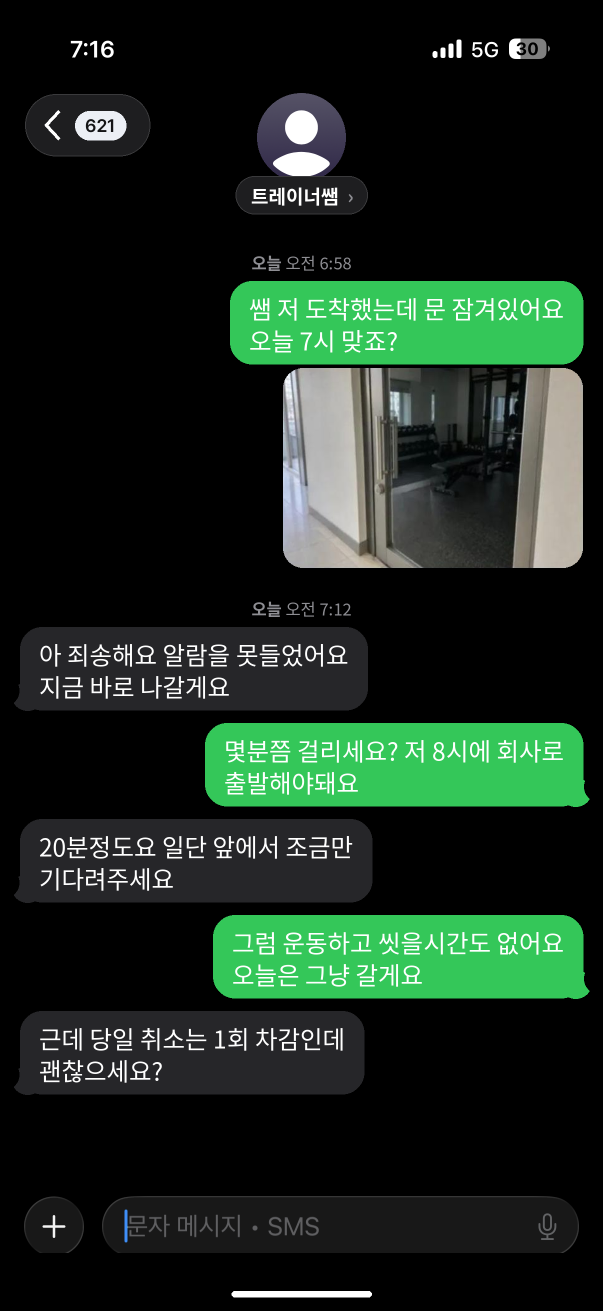
#> input picture jobs/2026-11-22-kakao-trainer/out/sms_screen.png, 1206 x 2622 px (shown at 1/2 size)
$ python composite_hd.py
#> lines starting #> are read from the running program, lines starting #| are printed output that depends on the picture; after the words box and inside, x2 and y2 are one past the last pixel; in counts of white or black regions, pixels touching at a corner belong together
### jobs/2026-11-22-kakao-trainer/composite.py
"""Gemini 손폰 사진(src/gemini_sms_phone.png)의 깨진 화면 글씨를 → 내 문자 화면 렌더(out/sms_screen.png)로 바꿔 끼움.
초록 말풍선 3개 모서리 + 프로필·홈바 위치로 원근 변환을 맞추고, 흐림·밝기·노이즈·먼지를 사진에 맞춘다."""
import numpy as np, cv2
from PIL import Image

def boxes(im):
    m = ((im[..., 1] > 140) & (im[..., 1] - im[..., 0] > 60) & (im[..., 1] - im[..., 2] > 40)).astype(np.uint8)
    m = cv2.morphologyEx(m, cv2.MORPH_CLOSE, np.ones((5, 5), np.uint8))
    n, l, st, c = cv2.connectedComponentsWithStats(m)
    return sorted([tuple(s[:4]) for s in st[1:] if s[4] > 200], key=lambda b: b[1])

R = np.array(Image.open("out/sms_screen.png").convert("RGB")).astype(np.float32)
G = np.array(Image.open("src/gemini_sms_phone.png").convert("RGB")).astype(np.float32)
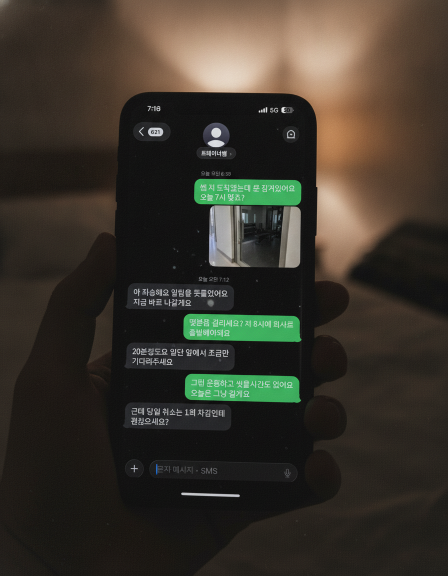
#> input picture jobs/2026-11-22-kakao-trainer/src/gemini_sms_phone.png, 896 x 1152 px (shown at 1/2 size)
src, dst = [], []
for (x, y, w, h), (X, Y, Wd, Hd) in zip(boxes(R.astype(int)), boxes(G.astype(int))):
#> in boxes, `m = ((im[..., 1] > 140) & (im[..., 1] - im[..., 0] > 60) & (im[..., 1]..`:
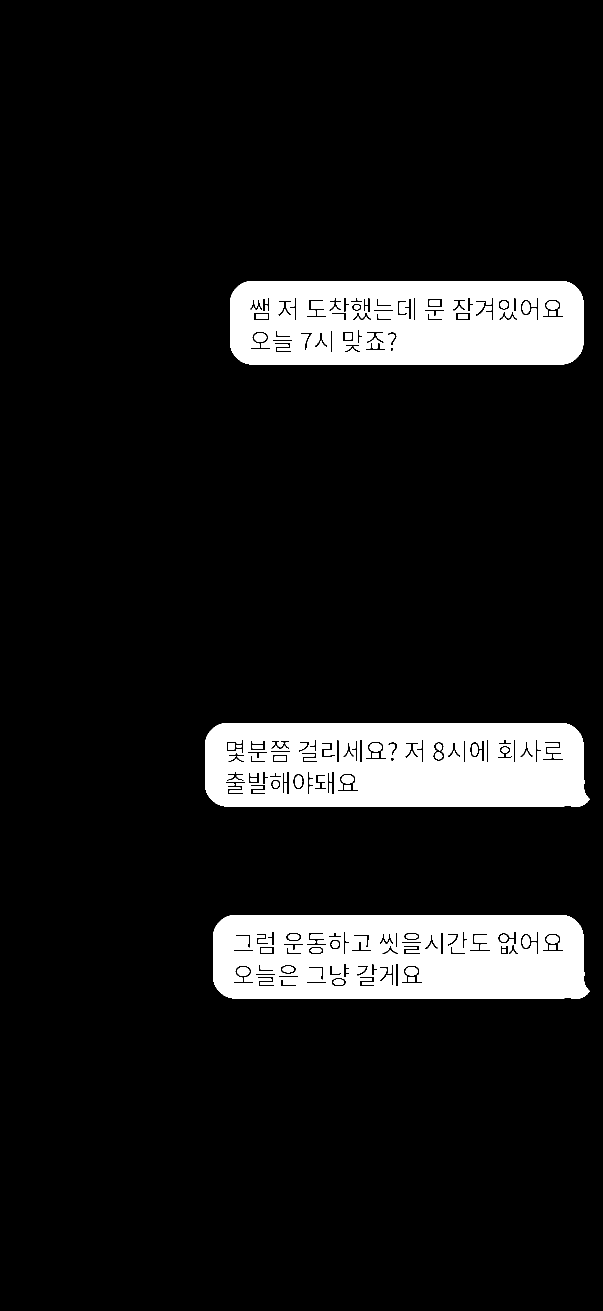
#> m: shape (2622, 1206) (shown at 1/2 size); values 0 (black) and 1 (white), 10.6% white; 43 white regions, largest, box (x1, y1, x2, y2) and area: (410, 1446, 1179, 1614) 112085, (426, 1830, 1179, 1998) 108921, (460, 562, 1167, 729) 104733
#> in boxes, `m = cv2.morphologyEx(m, cv2.MORPH_CLOSE, np.ones((5, 5), np.uint8))`: m: shape (2622, 1206); values 0 (black) and 1 (white), 11.5% white; 3 white regions, box (x1, y1, x2, y2) and area: (410, 1446, 1179, 1614) 125177, (426, 1830, 1179, 1998) 122625, (460, 562, 1167, 729) 116116
#> in boxes, `n, l, st, c = cv2.connectedComponentsWithStats(m)`:
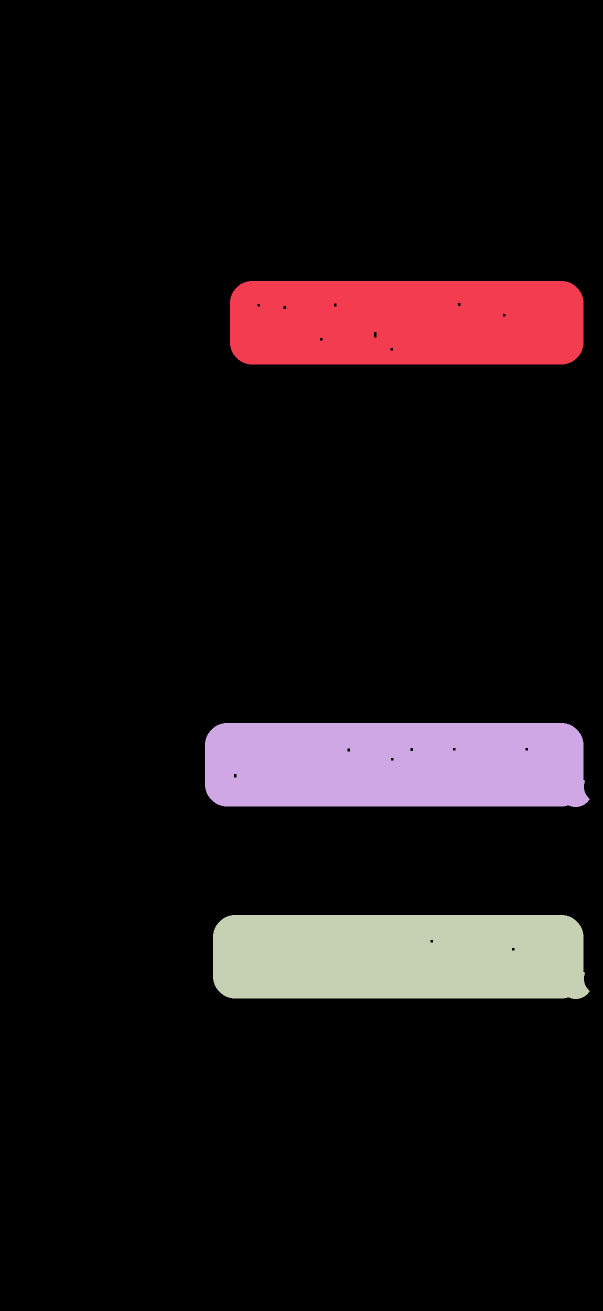
#> l: shape (2622, 1206) int32 (shown at 1/2 size); 4 distinct labels, from 0 to 3; one colour per label, 0 black
#> in boxes, `n, l, st, c = cv2.connectedComponentsWithStats(m)`: n = 4; st = [[0, 0, 1206, 2622, 2798214], [460, 562, 707, 167, 116116], [410, 1446, 769, 168, 125177], [426, 1830, 753, 168, 122625]]; c = [[576.8, 1301.9], [813.2, 645], [789.9, 1529.4], [797.8, 1913.4]]
#> in boxes (call 2), `m = ((im[..., 1] > 140) & (im[..., 1] - im[..., 0] > 60) & (im[..., 1]..`: m: shape (1152, 896); values 0 (black) and 1 (white), 2.9% white; 42 white regions (30 under 20 px), largest, box (x1, y1, x2, y2) and area: (367, 628, 603, 684) 10357, (370, 748, 602, 805) 10135, (389, 358, 602, 411) 9290
    src += [(x, y), (x + w, y), (x, y + h), (x + w, y + h)]
    dst += [(X, Y), (X + Wd, Y), (X, Y + Hd), (X + Wd, Y + Hd)]
#> this loop made 3 passes
src += [(603, 275), (603, 2588), (185, 98), (201, 251)]
#> src = [(460, 562), (1167, 562), (460, 729), (1167, 729), (410, 1446), (1179, 1446), (410, 1614), (1179, 1614), (426, 1830), (1179, 1830), (426, 1998), (1179, 1998), (603, 275), (603, 2588), (185, 98), (201, 251)]
dst += [(432, 268), (421, 990), (308, 217), (311, 264)]
#> dst = [(389, 358), (602, 358), (389, 411), (602, 411), (367, 628), (603, 628), (367, 684), (603, 684), (370, 748), (602, 748), (370, 805), (602, 805), (432, 268), (421, 990), (308, 217), (311, 264)]
Hm, inl = cv2.findHomography(np.float32(src), np.float32(dst), cv2.RANSAC, 6)
#> Hm = [[0.302, -0.01, 252.7], [0.000701, 0.299, 187.4], [9.16e-07, -1.16e-05, 1]]; inl = [1, 1, 1, 1, 1, 1, 1, 1, 1, 1, 1, 1, 1, 1, 1, 1]
print("inliers", int(inl.sum()), "/", len(src))
#| inliers 16 / 16
h, w = G.shape[:2]
#> h = 1152; w = 896
warp = cv2.warpPerspective(R, Hm, (w, h), flags=cv2.INTER_AREA)
# 화면 영역 마스크(렌더 전체 사각형을 둥근 모서리로)
from PIL import ImageDraw
_m = Image.new("L", (R.shape[1], R.shape[0]), 0)
#> _m: PIL image 1206x2622 L; every value is 0
ImageDraw.Draw(_m).rounded_rectangle((6, 6, R.shape[1] - 7, R.shape[0] - 7), 165, fill=255)
#> _m: PIL image 1206x2622 L; 97.8% white; 1 black region, box (x1, y1, x2, y2) and area: (0, 0, 1206, 2622) 69380
rm = np.array(_m)
sm = cv2.warpPerspective(rm, Hm, (w, h)).astype(np.float32) / 255
sm = cv2.GaussianBlur(sm, (0, 0), 2.0)[..., None]
#> sm: shape (1152, 896, 1) float32
np.save("/tmp/H.npy", Hm)
# 사진처럼: 살짝 흐림 + 밝기 맞춤 + 노이즈
warp = cv2.GaussianBlur(warp, (0, 0), 0.9)
gm = (sm[..., 0] > .9)
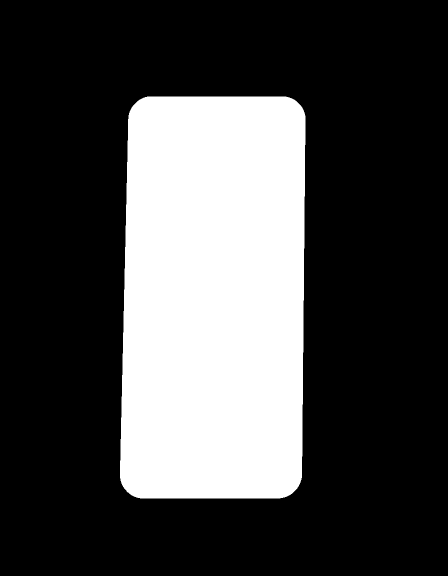
#> gm: shape (1152, 896) bool (shown at 1/2 size); 27.8% white; 1 white region, box (x1, y1, x2, y2) and area: (240, 193, 611, 997) 287047
bright = (G[gm].reshape(-1, 3).max(1) > 120)
ratio = np.median(G[gm][bright], 0) / max(1, 1)
#> ratio = [68, 176, 101]
# 초록 말풍선 색 기준으로 밝기·색 맞춤
Gg = G[boxes(G.astype(int))[0][1] + 10, boxes(G.astype(int))[0][0] + 10]
#> in boxes (call 3), `m = cv2.morphologyEx(m, cv2.MORPH_CLOSE, np.ones((5, 5), np.uint8))`: m: shape (1152, 896); values 0 (black) and 1 (white), 3.3% white; 3 white regions, box (x1, y1, x2, y2) and area: (367, 628, 603, 684) 11834, (370, 748, 602, 805) 11770, (389, 358, 602, 411) 10574
#> in boxes (call 3), `n, l, st, c = cv2.connectedComponentsWithStats(m)`:
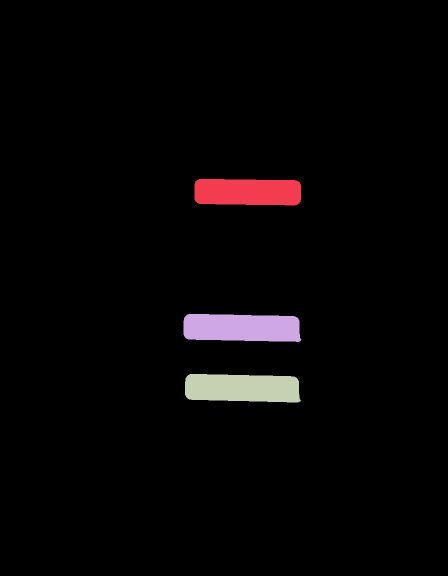
#> l: shape (1152, 896) int32 (shown at 1/2 size); 4 distinct labels, from 0 to 3; one colour per label, 0 black
#> Gg = [62, 183, 98]
Rg = np.array([52, 199, 89], np.float32)
gain = Gg / Rg
#> gain = [1.19, 0.92, 1.1]
warp = warp * 0.93
warp += np.random.default_rng(2).normal(0, 3.5, warp.shape)
# 원래 사진의 먼지·반사(밝은 점) 조금 살리기: 원본 화면의 고주파 성분 더함
hp = G - cv2.GaussianBlur(G, (0, 0), 3)
rng = np.random.default_rng(9)
dust = np.zeros((h, w), np.float32)  # 액정 먼지 점 몇 개(새로 뿌림)
for _ in range(45):
    cx, cy = rng.integers(240, 620), rng.integers(200, 990)
    cv2.circle(dust, (int(cx), int(cy)), int(rng.integers(1, 3)), float(rng.uniform(25, 70)), -1)
dust = cv2.GaussianBlur(dust, (0, 0), 0.8)[..., None]
glare = np.zeros((h, w), np.float32)
cv2.ellipse(glare, (520, 330), (260, 60), -35, 0, 360, 18, -1)
#> glare: shape (1152, 896) float32; values 0 (black) and 18 (white), 4.8% white; 1 white region, box (x1, y1, x2, y2) and area: (304, 173, 737, 488) 49437
dust += cv2.GaussianBlur(glare, (0, 0), 40)[..., None]
out = G * (1 - sm) + (warp + dust) * sm
out = np.clip(out, 0, 255).astype(np.uint8)
Image.fromarray(out).save("out/01_phone.jpg", quality=93)
Image.fromarray(out).crop((230, 180, 640, 1010)).resize((820, 1660)).save("/tmp/scr.png")
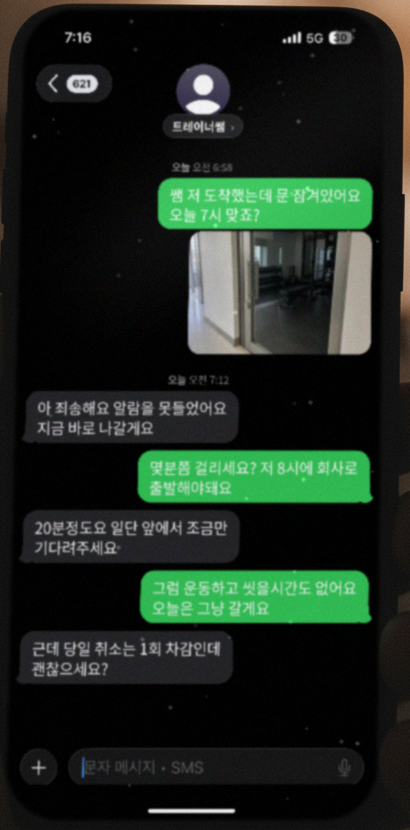
#> saved as scr.png: PIL image 820x1660 RGB (shown at 1/2 size); mean R, G, B 29.2, 41, 31
print("gain", gain.round(2))
#| gain [1.19 0.92 1.1 ]

### jobs/2026-11-22-kakao-trainer/composite_hd.py
"""고해상도 합성: Gemini 사진을 3배로 키운 뒤 문자 화면 렌더를 원해상도 그대로 원근 변환해 넣는다(글씨 선명).
그다음 대화 부분만 4:5로 크게 자른다(참고: wamoyaaa 확대 수준)."""
import numpy as np, cv2
from PIL import Image, ImageDraw
from composite import Hm  # 같은 기준점으로 구한 변환(원본 사진 좌표)

S = 3
R = np.array(Image.open("out/sms_screen.png").convert("RGB")).astype(np.float32)
Gs = Image.open("src/gemini_sms_phone.png").convert("RGB")
#> Gs is the input picture: PIL image 896x1152 RGB; mean R, G, B 57.7, 52.6, 42.9
G = np.array(Gs.resize((Gs.width * S, Gs.height * S), Image.LANCZOS)).astype(np.float32)
#> G: shape (3456, 2688, 3) float32
h, w = G.shape[:2]
#> h = 3456; w = 2688
H3 = np.diag([S, S, 1]).astype(np.float64) @ Hm
#> H3 = [[0.905, -0.03, 758], [0.0021, 0.897, 562.2], [9.16e-07, -1.16e-05, 1]]
warp = cv2.warpPerspective(R, H3, (w, h), flags=cv2.INTER_LINEAR)
#> warp: shape (3456, 2688, 3) float32
m = Image.new("L", (R.shape[1], R.shape[0]), 0)
ImageDraw.Draw(m).rounded_rectangle((6, 6, R.shape[1] - 7, R.shape[0] - 7), 165, fill=255)
sm = cv2.warpPerspective(np.array(m), H3, (w, h)).astype(np.float32) / 255
#> sm: shape (3456, 2688) float32
sm = cv2.GaussianBlur(sm, (0, 0), 4)[..., None]
#> sm: shape (3456, 2688, 1) float32
rng = np.random.default_rng(4)
warp = cv2.GaussianBlur(warp, (0, 0), 1.1) * 0.93
# 화면 픽셀 결(아주 옅은 모아레) + 노이즈
yy, xx = np.mgrid[0:h, 0:w].astype(np.float32)
moire = (np.sin((xx * 0.9 + yy * 0.35) * 0.55) * np.sin((yy * 0.9 - xx * 0.3) * 0.5)) * 4
warp += moire[..., None] * (warp.mean(2, keepdims=True) / 255 + 0.15)
warp += rng.normal(0, 4, warp.shape)
# 먼지·반사
dust = np.zeros((h, w), np.float32)
for _ in range(70):
    cx, cy = rng.integers(240 * S, 620 * S), rng.integers(200 * S, 990 * S)
    cv2.circle(dust, (int(cx), int(cy)), int(rng.integers(2, 6)), float(rng.uniform(20, 60)), -1)
#> dust: shape (3456, 2688) float32
dust = cv2.GaussianBlur(dust, (0, 0), 1.5)
glare = np.zeros((h, w), np.float32)
cv2.ellipse(glare, (500 * S, 420 * S), (320 * S, 55 * S), -38, 0, 360, 30, -1)
#> glare: shape (3456, 2688) float32; values 0 (black) and 30 (white), 5.4% white; 1 white region, box (x1, y1, x2, y2) and area: (737, 655, 2264, 1866) 498945
cv2.ellipse(glare, (330 * S, 760 * S), (200 * S, 30 * S), -38, 0, 360, 14, -1)
dust += cv2.GaussianBlur(glare, (0, 0), 40 * S)
out = G * (1 - sm) + (warp + dust[..., None]) * sm
#> out: shape (3456, 2688, 3) float32
out = np.clip(out, 0, 255).astype(np.uint8)
# 대화 부분 4:5 크게 + 살짝 기울임(손으로 든 느낌)
big = Image.fromarray(out)
cx, cy = 432 * S, 590 * S
big = big.rotate(-2.5, resample=Image.BICUBIC, center=(cx, cy))
cw = 470 * S; ch = int(cw * 1.25)
x0 = cx - cw // 2; y0 = 318 * S
crop = big.crop((x0, y0, x0 + cw, y0 + ch)).resize((1080, 1350), Image.LANCZOS)
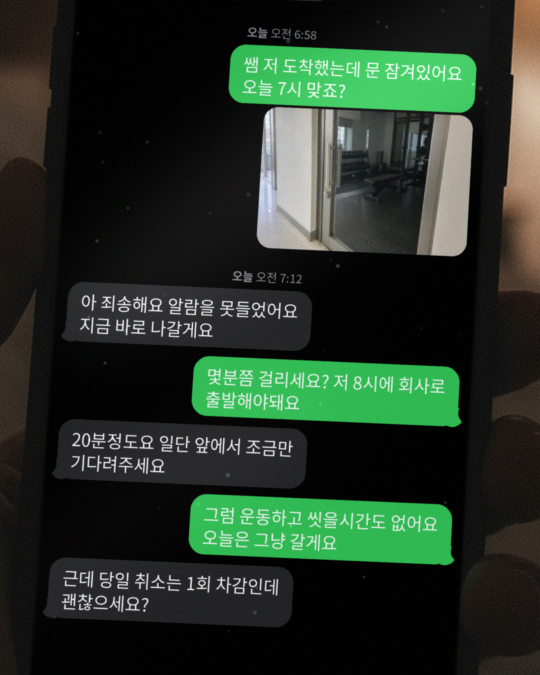
#> crop: PIL image 1080x1350 RGB (shown at 1/2 size); mean R, G, B 37.5, 51.5, 38.5
crop.save("out/01_phone_zoom.jpg", quality=94)
print("bottom(orig)", (y0 + ch) / S)
